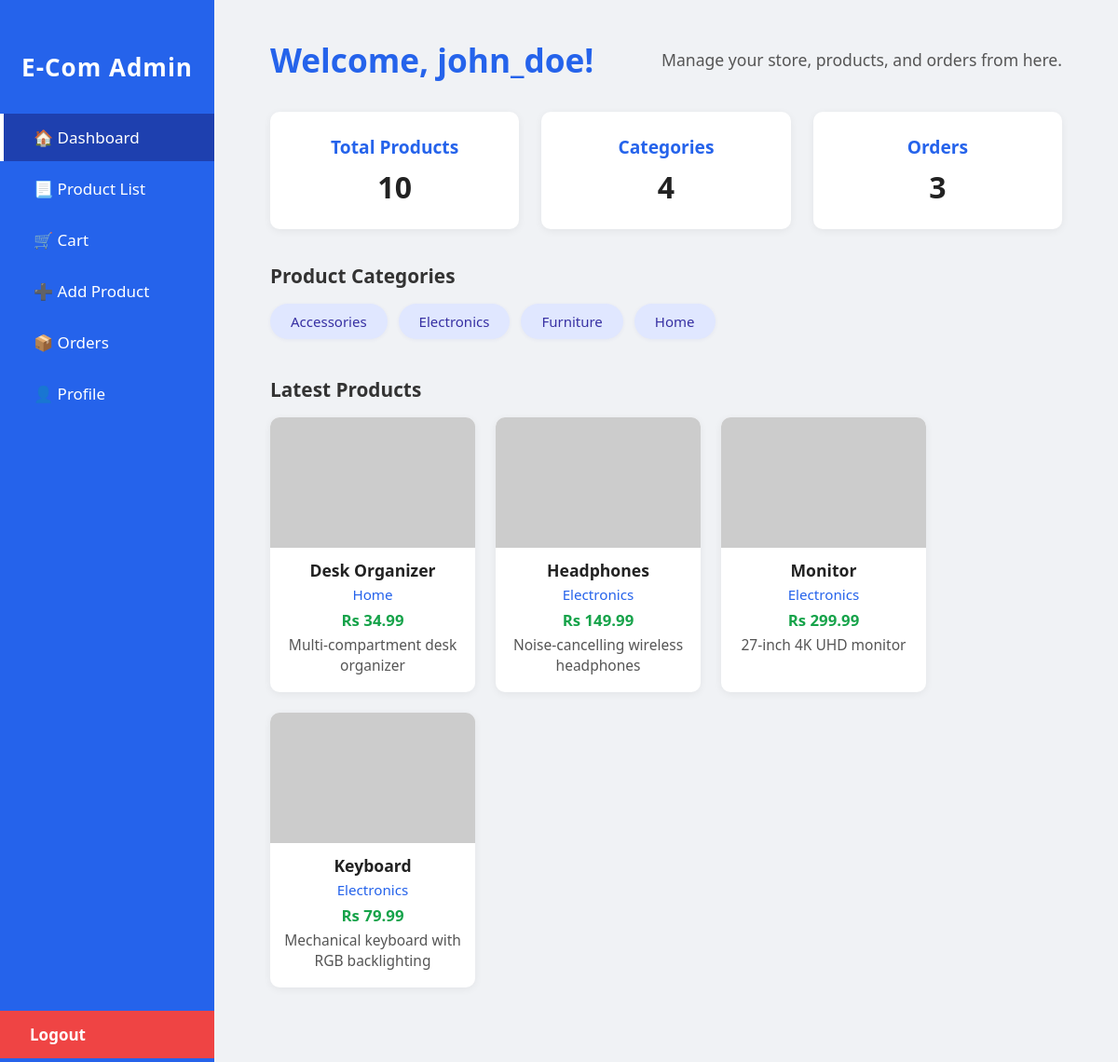
Page /Project_e-com/dashboard.php (signed in) on the committed database.
### tables this page shows
CREATE TABLE IF NOT EXISTS `products` (
  `id` INT AUTO_INCREMENT PRIMARY KEY,
  `name` VARCHAR(255) NOT NULL,
  `category` VARCHAR(100) NOT NULL,
  `price` DECIMAL(10, 2) NOT NULL,
  `description` TEXT,
  `image` VARCHAR(255),
  `stock` INT DEFAULT 100,
  `created_at` TIMESTAMP DEFAULT CURRENT_TIMESTAMP,
  `updated_at` TIMESTAMP DEFAULT CURRENT_TIMESTAMP ON UPDATE CURRENT_TIMESTAMP,
  INDEX `idx_category` (`category`),
  INDEX `idx_name` (`name`)
);

### Project_e-com/dashboard.php (the view, shortened to what this page needs)
<?php
require 'db.php';
$stmt = $pdo->query("SELECT DISTINCT category FROM products");
$categories = $stmt->fetchAll(PDO::FETCH_COLUMN);
$showcaseStmt = $pdo->query("SELECT * FROM products ORDER BY id DESC LIMIT 4");
$showcaseProducts = $showcaseStmt->fetchAll(PDO::FETCH_ASSOC);
?>
<!DOCTYPE html>
<html lang="en">
<head>
</head>
<body>
<div class="dashboard-layout">
  <nav class="sidebar">
    <h2>E-Com Admin</h2>
    <a href="dashboard.php" class="active">🏠 Dashboard</a>
    <a href="public/product_list.php">📃 Product List</a>
    <a href="public/cart.php">🛒 Cart</a>
    <a href="public/add_product.php">➕ Add Product</a>
    <a href="orders.php">📦 Orders</a>
    <a href="profile.php">👤 Profile</a>
    <a class="logout-btn" href="logout.php">Logout</a>
  </nav>
  <main class="main-content">
    <div class="welcome-header">
      <h1>Welcome, <?php echo htmlspecialchars($_SESSION['username']); ?>!</h1>
      <span class="subtitle">Manage your store, products, and orders from here.</span>
    </div>
    <div class="stats-row">
      <div class="stat-card">
        <h3>Total Products</h3>
        <div class="stat-value">
          <?php
            $count = $pdo->query("SELECT COUNT(*) FROM products")->fetchColumn();
            echo $count;
          ?>
        </div>
      </div>
      <div class="stat-card">
        <h3>Categories</h3>
        <div class="stat-value"><?php echo count($categories); ?></div>
      </div>
      <div class="stat-card">
        <h3>Orders</h3>
        <div class="stat-value">
          <?php
            try {
              $orderCount = $pdo->query("SELECT COUNT(*) FROM orders")->fetchColumn();
              echo $orderCount;
            } catch (Exception $e) {
              echo "0";
            }
          ?>
        </div>
      </div>
    </div>
    <div class="categories-section">
      <h2>Product Categories</h2>
      <div class="category-tags">
        <?php foreach ($categories as $cat): ?>
          <a class="category-tag" href="product_list.php?category=<?= urlencode($cat) ?>">
            <?= htmlspecialchars($cat) ?>
          </a>
        <?php endforeach; ?>
      </div>
    </div>
    <div class="showcase-section">
      <h2>Latest Products</h2>
      <div class="showcase-grid">
        <?php foreach ($showcaseProducts as $product): ?>
          <div class="showcase-card">
            <?php if (!empty($product['image'])): ?>
             <img src="images/<?= htmlspecialchars($product['image']) ?>" alt="Product Image" />
              <?php else: ?>
                 <img src="https://via.placeholder.com/220x140?text=No+Image" alt="No Image" />
              <?php endif; ?>
            <div class="product-name"><?= htmlspecialchars($product['name']) ?></div>
            <div class="product-category"><?= htmlspecialchars($product['category']) ?></div>
            <div class="product-price">Rs <?= htmlspecialchars($product['price']) ?></div>
            <div class="product-desc"><?= htmlspecialchars($product['description']) ?></div>
          </div>
        <?php endforeach; ?>
      </div>
    </div>
  </main>
</div>
</body>
</html>

### Project_e-com/dashboard.php (style rules this page uses)
body, html { margin: 0; padding: 0; font-family: 'Segoe UI', Arial, sans-serif; background: #f0f2f5; min-height: 100vh; }
.dashboard-layout { display: flex; min-height: 100vh; }
.sidebar { width: 230px; background: #2563eb; color: #fff; display: flex; flex-direction: column; padding: 32px 0 0 0; min-height: 100vh; box-shadow: 2px 0 8px rgba(0,0,0,0.04); }
.sidebar h2 { text-align: center; margin-bottom: 32px; font-size: 26px; letter-spacing: 1px; font-weight: 700; }
.sidebar a { color: #fff; text-decoration: none; padding: 14px 32px; display: block; font-size: 17px; border-left: 4px solid transparent; transition: background 0.2s, border-color 0.2s; margin-bottom: 4px; }
.sidebar a.active, .sidebar a:hover { background: #1e40af; border-left: 4px solid #fff; }
.sidebar .logout-btn { margin-top: auto; background: #ef4444; color: #fff; border-radius: 0; border: none; text-align: left; font-weight: bold; transition: background 0.2s; }
.main-content { flex: 1; padding: 40px 5vw 40px 5vw; background: #f0f2f5; min-width: 0; }
.welcome-header { display: flex; align-items: center; justify-content: space-between; margin-bottom: 32px; flex-wrap: wrap; }
.welcome-header h1 { color: #2563eb; font-size: 2.2rem; margin: 0; font-weight: 700; }
.welcome-header .subtitle { color: #555; font-size: 1.1rem; margin-left: 12px; font-weight: 400; }
.stats-row { display: flex; gap: 24px; margin-bottom: 36px; flex-wrap: wrap; }
.stat-card { background: #fff; border-radius: 10px; box-shadow: 0 2px 8px rgba(0,0,0,0.06); padding: 24px 32px; flex: 1; min-width: 180px; text-align: center; }
.stat-card h3 { margin: 0 0 8px 0; color: #2563eb; font-size: 1.2rem; font-weight: 600; }
.stat-card .stat-value { font-size: 2rem; font-weight: 700; color: #222; }
.categories-section { margin-bottom: 40px; }
.categories-section h2 { font-size: 1.3rem; color: #333; margin-bottom: 16px; font-weight: 600; }
.category-tags { display: flex; flex-wrap: wrap; gap: 12px; }
.category-tag { background: #e0e7ff; color: #3730a3; padding: 9px 22px; border-radius: 20px; font-size: 15px; text-decoration: none; font-weight: 500; transition: background 0.2s; box-shadow: 0 1px 4px rgba(55,48,163,0.06); }
.showcase-section { margin-bottom: 40px; }
.showcase-section h2 { font-size: 1.3rem; color: #333; margin-bottom: 16px; font-weight: 600; }
.showcase-grid { display: flex; flex-wrap: wrap; gap: 22px; }
.showcase-card { background: #fff; border-radius: 10px; box-shadow: 0 2px 8px rgba(0,0,0,0.06); width: 220px; padding: 0 0 18px 0; display: flex; flex-direction: column; align-items: center; transition: box-shadow 0.2s; text-align: center; }
.showcase-card img { width: 100%; height: 140px; object-fit: cover; border-radius: 10px 10px 0 0; background: #f3f4f6; }
.showcase-card .product-name { font-size: 1.1rem; font-weight: 600; margin: 12px 0 4px 0; color: #222; }
.showcase-card .product-category { font-size: 0.95rem; color: #2563eb; margin-bottom: 6px; }
.showcase-card .product-price { font-size: 1.05rem; color: #16a34a; font-weight: 600; margin-bottom: 4px; }
.showcase-card .product-desc { font-size: 0.97rem; color: #555; margin-bottom: 0; padding: 0 10px; }

### rows in the picture
products: name "Desk Organizer", category "Home", price "34.99", description "Multi-compartment desk organizer"
products: name "Headphones", category "Electronics", price "149.99", description "Noise-cancelling wireless headphones"
products: name "Monitor", category "Electronics", price "299.99", description "27-inch 4K UHD monitor"
products: name "Keyboard", category "Electronics", price "79.99", description "Mechanical keyboard with RGB backlighting"

### other values in the picture
$_SESSION['username'] "john_doe"
$count "10"
count($categories) "4"
$orderCount "3"
$cat "Accessories"
$cat "Electronics"
$cat "Furniture"
$cat "Home"
